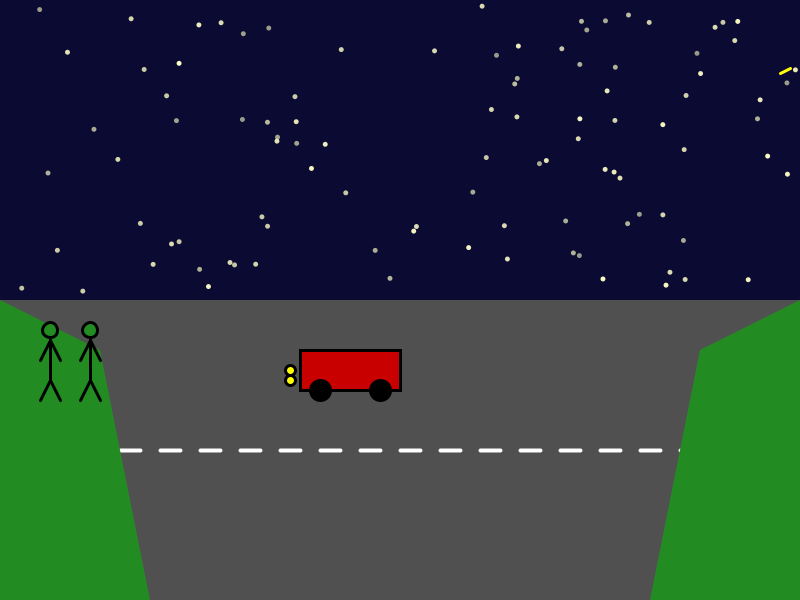
Frame 1 (no input)
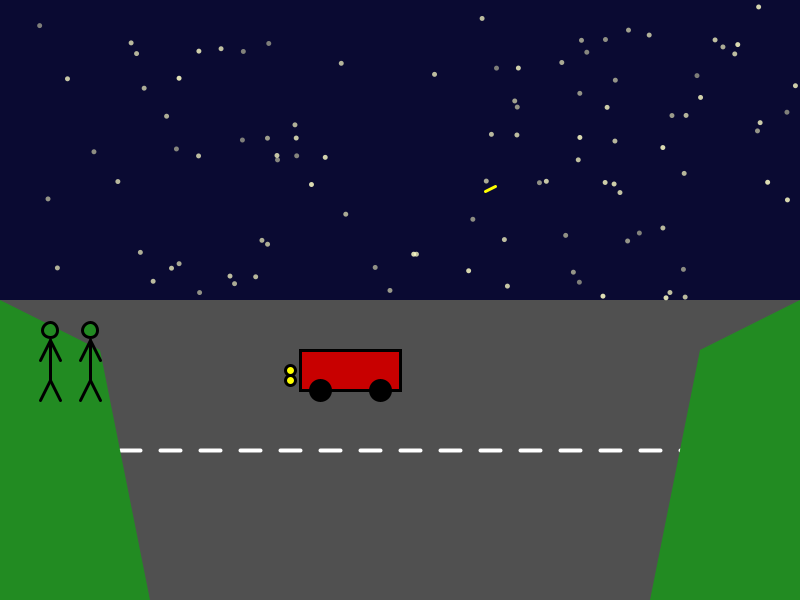
Frame 60 (the mouse pressed at the canvas centre just before this capture)
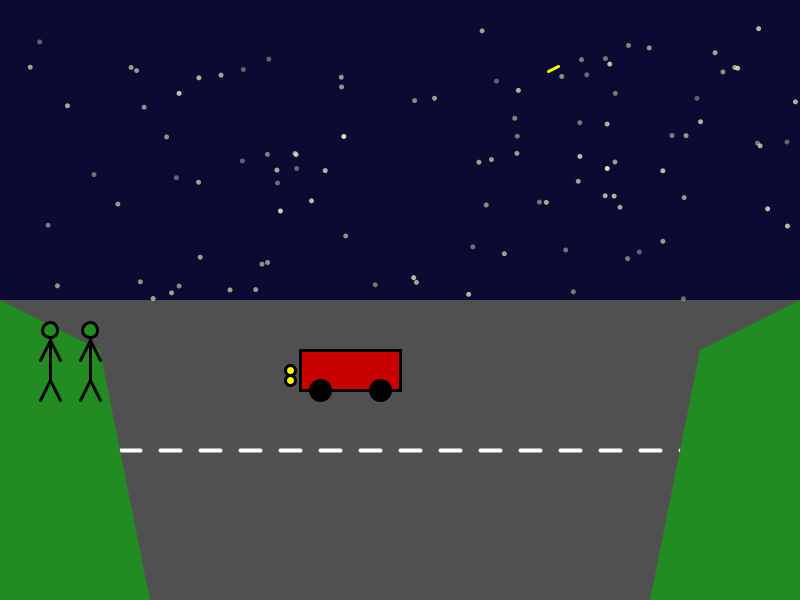
Frame 120 (the mouse held since frame 60 and released just before this capture)

The Processing sketch that drew these frames (run headless with seeded random() and noise(); from frame 60 on, the mouse is pressed at the canvas centre):

// Processing sketch: Umar_Khan
// ── Umar_Khan.pde
int numStars = 100; // Number of stars
Star[] stars = new Star[numStars]; // Array of stars
ShootingStar shootingStar;

void setup() {
  size(800, 600); // Canvas size
  for (int i = 0; i < numStars; i++) {
    stars[i] = new Star();
  }
  shootingStar = new ShootingStar();
}

void draw() {
  background(10, 10, 50); // Night sky color

  drawRoad(); // Draw the road
  drawLand(); // Draw land on the side
  drawHumans(); // Draw stick figures
  drawCar(); // Draw a car on the road

  for (Star star : stars) {
    star.update();
    star.display();
  }

  shootingStar.update();
  shootingStar.display();
}

void drawRoad() {
  fill(80, 80, 80); // Grey road color
  noStroke();
  rect(0, height / 2, width, height / 2); // Road covering the bottom half of the canvas

  // Road lines
  stroke(255); // White color for dashed lines
  strokeWeight(4);
  for (int i = 0; i < width; i += 40) {
    line(i, height / 2 + height / 4, i + 20, height / 2 + height / 4);
  }
}

void drawLand() {
  fill(34, 139, 34); // Green land color
  noStroke();
  beginShape();
  vertex(0, height / 2);
  vertex(0, height);
  vertex(150, height);
  vertex(100, height / 2 + 50);
  endShape(CLOSE);

  beginShape();
  vertex(width, height / 2);
  vertex(width, height);
  vertex(width - 150, height);
  vertex(width - 100, height / 2 + 50);
  endShape(CLOSE);
}

void drawHumans() {
  stroke(0); // Black color for stick figures
  strokeWeight(3);

  // First stick figure
  line(50, height / 2 + 40, 50, height / 2 + 80); // Body
  line(50, height / 2 + 40, 40, height / 2 + 60); // Left arm
  line(50, height / 2 + 40, 60, height / 2 + 60); // Right arm
  line(50, height / 2 + 80, 40, height / 2 + 100); // Left leg
  line(50, height / 2 + 80, 60, height / 2 + 100); // Right leg
  ellipse(50, height / 2 + 30, 15, 15); // Head

  // Second stick figure
  line(90, height / 2 + 40, 90, height / 2 + 80); // Body
  line(90, height / 2 + 40, 80, height / 2 + 60); // Left arm
  line(90, height / 2 + 40, 100, height / 2 + 60); // Right arm
  line(90, height / 2 + 80, 80, height / 2 + 100); // Left leg
  line(90, height / 2 + 80, 100, height / 2 + 100); // Right leg
  ellipse(90, height / 2 + 30, 15, 15); // Head
}

void drawCar() {
  fill(200, 0, 0); // Red car body
  rect(300, height / 2 + 50, 100, 40); // Car body
  fill(0); // Black for wheels
  ellipse(320, height / 2 + 90, 20, 20); // Left wheel
  ellipse(380, height / 2 + 90, 20, 20); // Right wheel

  fill(255, 255, 0); // Yellow for headlights
  ellipse(290, height / 2 + 70, 10, 10); // Left headlight
  ellipse(290, height / 2 + 80, 10, 10); // Right headlight
}

class Star {
  float x, y; // Position of the star
  float speedY; // Vertical speed for uniform direction
  float alpha; // Fading effect

  Star() {
    reset();
  }

  void reset() {
    x = random(width);
    y = random(height / 2); // Stars only in the sky
    speedY = random(0.2, 0.5); // Slow vertical speed
    alpha = random(150, 255); // Initial brightness
  }

  void update() {
    y += speedY;
    alpha -= 0.5; // Gradual fading

    if (alpha <= 0 || y > height / 2) {
      reset();
    }
  }

  void display() {
    noStroke();
    fill(255, 255, 200, alpha); // Soft yellow-white glow
    ellipse(x, y, 5, 5); // Draw the star
  }
}

class ShootingStar {
  float x, y, speedX, speedY;

  ShootingStar() {
    reset();
  }

  void reset() {
    x = random(width / 2, width); // Start near the top-right
    y = random(height / 4); // Within the sky area
    speedX = -5; // Leftward motion
    speedY = 2; // Slight downward motion
  }

  void update() {
    x += speedX;
    y += speedY;

    if (x < 0 || y > height / 2) {
      reset();
    }
  }

  void display() {
    stroke(255, 255, 0); // Yellow shooting star
    strokeWeight(3);
    line(x, y, x + 10, y - 5); // Shooting star trail
  }
}
